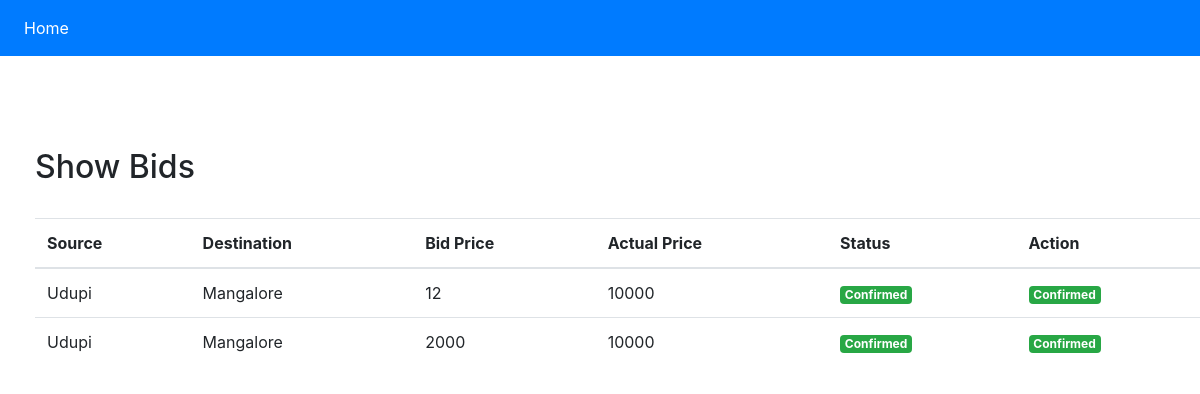
Page /new_bid.php?id=16 (signed in) on the earlier database version.
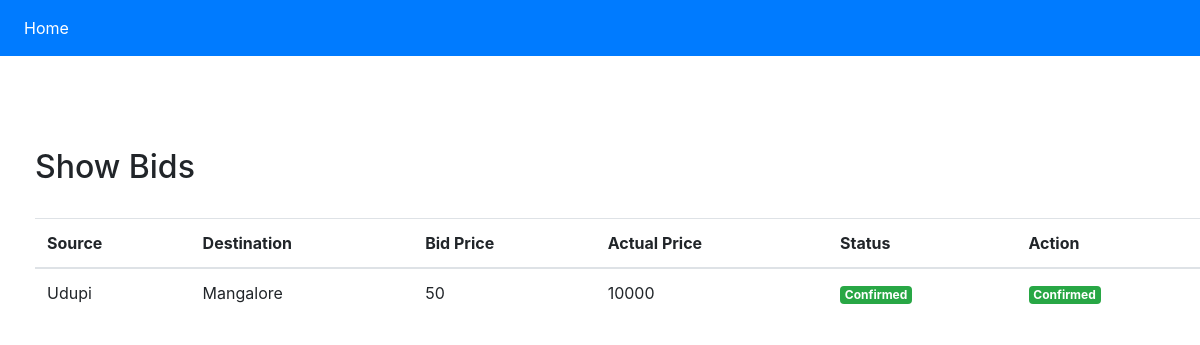
Same page on the later database version.
### tables this page shows
CREATE TABLE `bid_items` (
  `bidId` int(11) NOT NULL,
  `adId` int(11) NOT NULL,
  `status` int(11) NOT NULL,
  `userId` int(11) NOT NULL,
  `bid_price` int(11) NOT NULL,
  `adOwnerId` int(11) DEFAULT NULL,
  `isDelivered` varchar(55) DEFAULT 'Not Delivered'
);

CREATE TABLE `ad` (
  `AD_id` int(10) NOT NULL,
  `S_id` int(10) NOT NULL,
  `Source_ad` varchar(50) NOT NULL,
  `destination` varchar(200) NOT NULL,
  `luggage` varchar(50) NOT NULL,
  `type_luggage` varchar(50) NOT NULL,
  `weight` decimal(20,0) NOT NULL,
  `price` int(10) NOT NULL,
  `status` tinyint(1) NOT NULL DEFAULT 0,
  `order_date` date NOT NULL,
  `vehicle_type` varchar(200) NOT NULL,
  `add_requirement` varchar(200) NOT NULL,
  `ad_date` date NOT NULL
);

### new_bid.php (the view, shortened to what this page needs)
<!DOCTYPE html>
<html lang="en">
<head>
  <link rel="stylesheet" href="https://stackpath.bootstrapcdn.com/bootstrap/4.3.1/css/bootstrap.min.css">
</head>
<body>
  <nav class="navbar navbar-expand-sm bg-primary sticky-top">
    <ul class="navbar-nav">
      <li class="nav-item active">
        <a class="nav-link text-white" href="index.php">Home</a>
      </li>
    </ul>
  </nav><br><br>
  <div class="bs-example">
    <div class="container-fluid" style="width: 1200px;">
      <div class="row">
          <div class="col-md-12">
          <br/>
              <div class="page-header clearfix">
                  <h2 class="pull-left">Show Bids</h2>
                  <br/>
              </div>
              <?php
              require_once "connection.php";
              $paramId = htmlspecialchars($_GET["id"]);
              $query = "SELECT bid.bidId, ad.AD_id as adId, ad.Source_ad as sourc_ad, bid.bid_price, ad.price,
              bid.status, ad.destination FROM `bid_items` bid
              Inner JOIN ad
              on ad.AD_id = bid.Adid WHERE bid.adid = $paramId";
              if($result = mysqli_query($con, $query)){
                  if(mysqli_num_rows($result) > 0){
                      echo "<table class='table'>";
                          echo "<thead>";
                              echo "<tr>";
                                  echo "<th scope='col'>Source</th>";
                                  echo "<th scope='col'>Destination</th>";
                                  echo "<th scope='col'>Bid Price</th>";
                                  echo "<th scope='col'>Actual Price</th>";
                                  echo "<th scope='col'>Status</th>";
                                  echo "<th scope='col'>Action</th>";
                              echo "</tr>";
                          echo "</thead>";
                          echo "<tbody>";
                          while($row = mysqli_fetch_array($result)){
                              $status = $row['status'];
                              if($status == 1) {
                                  $status = 'Confirmed';
                              } else {
                                  $status = 'Deactivate';
                              }
                              echo "<tr>";
                                  echo "<td>" . $row['sourc_ad'] . "</td>";
                                  echo "<td>" . $row['destination'] . "</td>";
                                  echo "<td>" . $row['bid_price'] . "</td>";
                                  echo "<td>" . $row['price'] . "</td>";
                                  echo "<td>";
                                  if($status== 0) {
                                    ?>
                                     <span class="badge badge-danger"> Not Yet Confirmed</span>
                                     <?php
                                   } else {
                                    ?>
                                    <span class="badge badge-success"> Confirmed</span>
                                    <?php
                                   };
                                  echo "</td>";
                                  echo "<td>";
                                  if($status== 0) {
                                    ?>
                                     <a href="confirm_bid.php?id=<?php echo $row["bidId"]; ?>
                                        && adId=<?php echo $row["adId"]; ?>"
                                        title='Update Record'>
                                        <span class='btn btn-info'>Confirm & Pay</span>
                                     <?php
                                   } else {
                                    ?>
                                    <span class="badge badge-success"> Confirmed</span>
                                    <?php
                                   };
                                  echo "</td>";
                              echo "</tr>";
                          }
                          echo "</tbody>";
                      echo "</table>";
                  } else{
                      echo "<p class='lead'><em>No records were found.</em></p>";
                  }
              } else{
                  echo "ERROR: Could not able to execute $query. " . mysqli_error($con);
              }
              ?>
          </div>
      </div>
    </div>
  </div>
</body>
</html>

Differences in the rows shown:
removed bid_items: adId.Source_ad "Udupi", adId.destination "Mangalore", bid_price "12", adId.price "10000", status "Confirmed"
removed bid_items: adId.Source_ad "Udupi", adId.destination "Mangalore", bid_price "2000", adId.price "10000", status "Confirmed"
added bid_items: adId.Source_ad "Udupi", adId.destination "Mangalore", bid_price "50", adId.price "10000", status "Confirmed"
